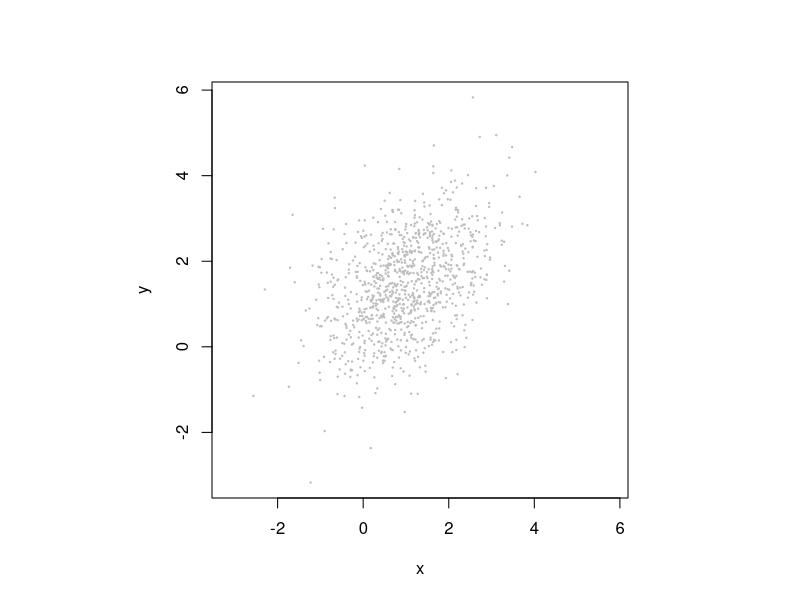
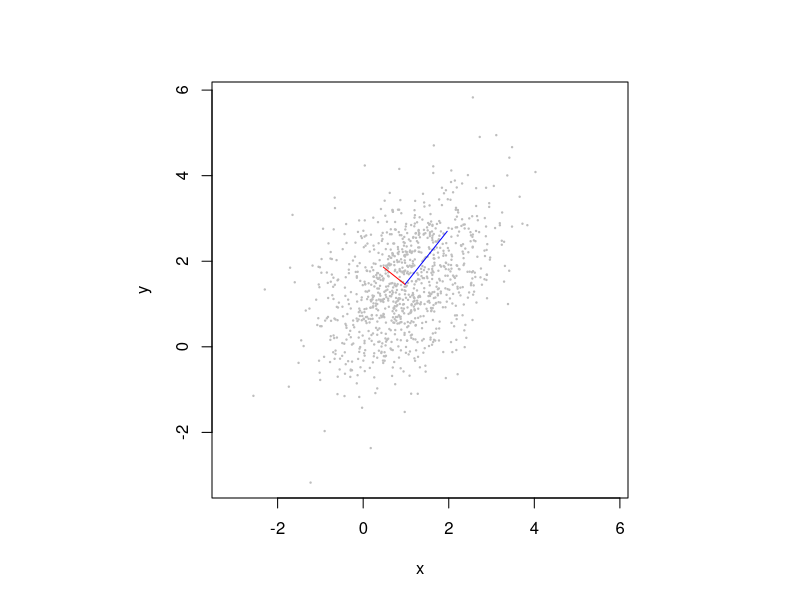
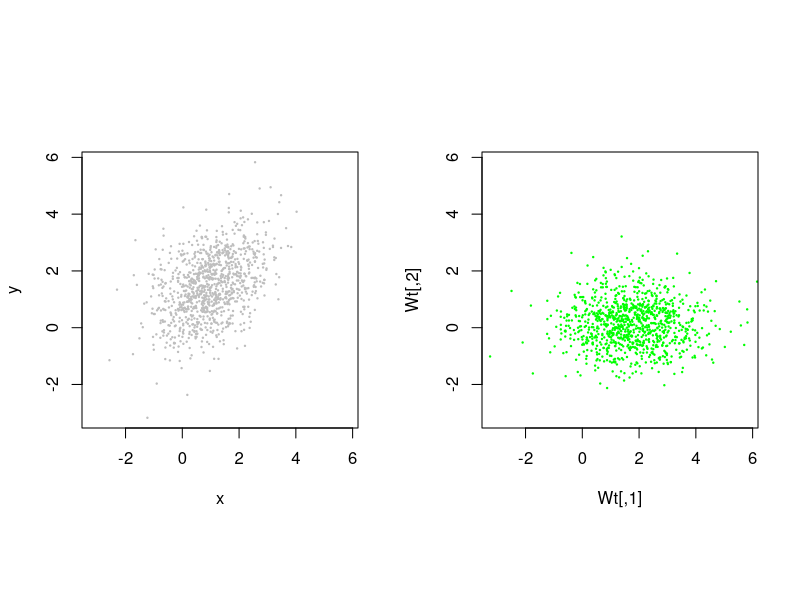

These figures' R source, in order:
## ---- chunk 1
knitr::opts_chunk$set(echo = TRUE)
## ---- chunk 2
n <- 1000
x <- 1+rnorm(n)
y <- 1+ .5*x + rnorm(n)
axrange=range(c(x,y))

par(pty="s")
plot(x,y, 
		pch=19, 
		cex=.2, 
		col="gray",
		xlim=axrange,
		ylim=axrange)
S <- cov(cbind(x,y))
print(S)
## ---- chunk 3
E <- eigen(S)
print(E)
print(E$vectors[,1]%*%E$vectors[,2])
## ---- chunk 4
e1 <- E$vectors[,1]*E$values[1]
e2 <- E$vectors[,2]*E$values[2]

par(pty="s")
plot(x,y, 
		pch=19, 
		cex=.2, 
		col="gray",
		xlim=axrange,
		ylim=axrange)
points(c(mean(x), mean(x)+e1[1]),
		c(mean(y), mean(y)+e1[2]) , 
		type="l", col="blue")
points(c(mean(x), mean(x)+e2[1]),
		c(mean(y), mean(y)+e2[2]) , 
		type="l", col="red")
## ---- chunk 5
W <- cbind(x,y)
Wt <- W%*%E$vectors

par(pty="s", mfrow=c(1,2))
plot(x,y, 
		pch=19, 
		cex=.2, 
		col="gray",
		xlim=axrange,
		ylim=axrange)
plot(Wt, col="green", pch=19, cex=.2,
     xlim=axrange,
		ylim=axrange)

St <- cov(Wt)
Et <- eigen(St) 

print(St)
print(Et)
## ---- chunk 6
print(E$vectors[,1]/S%*%E$vectors[,1])
print(E$vectors[,2]/S%*%E$vectors[,2])
## ---- chunk 7
P <- 	cbind(
		c(.75, .2, .05),
		c( .6, .1, .3),
		c( .5, .25,.25))	
## ---- chunk 8
now <- c(1,0,0)
## ---- chunk 9
print(P%*%now)
## ---- chunk 10
print(P%*%P%*%now)
print(P%*%P%*%P%*%now)
## ---- chunk 11
limP <- P%*%P%*%P%*%P%*%P%*%P%*%P%*%P%*%P%*%P%*%now
print(limP)
## ---- chunk 12
print(limP/sqrt(sum(limP^2)))
## ---- chunk 13
EP <- eigen(P)
print(EP)
## ---- chunk 14
print(EP$vectors[,1]/sum(EP$vectors[,1]))
